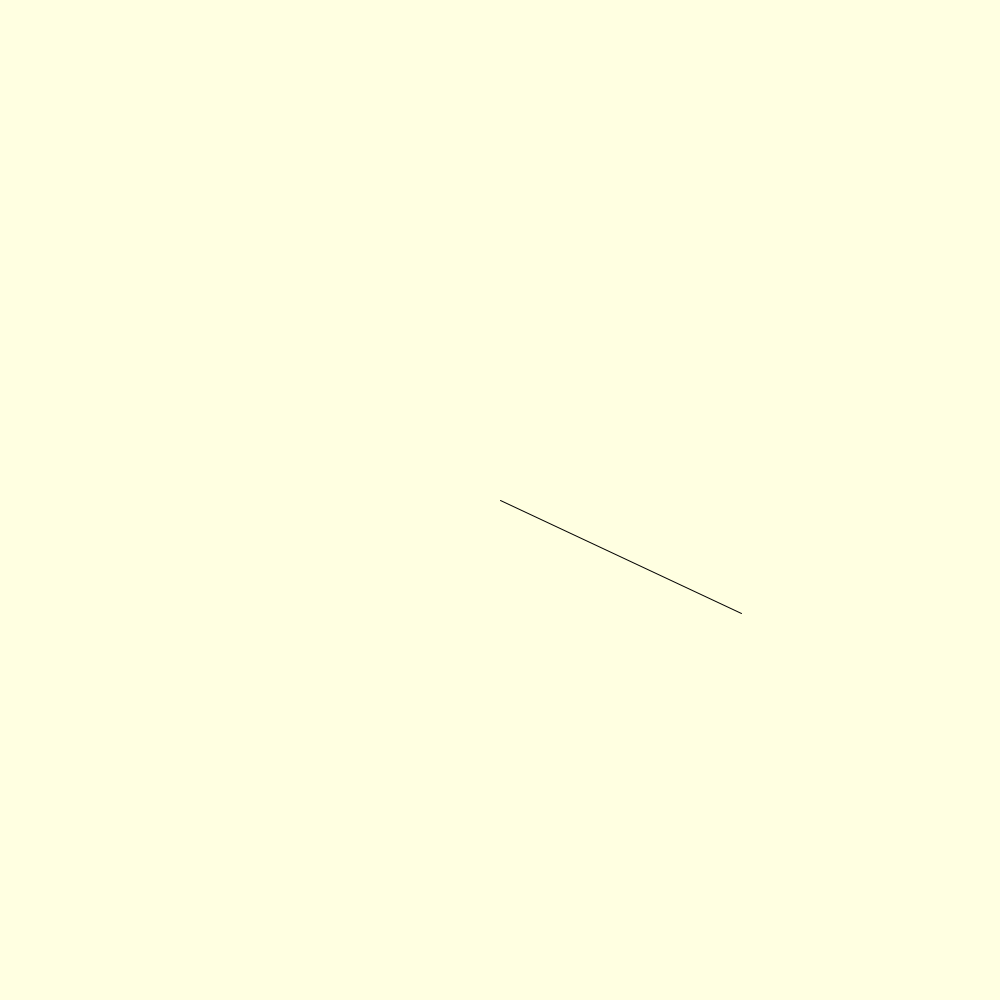
Frame 1 (no input)
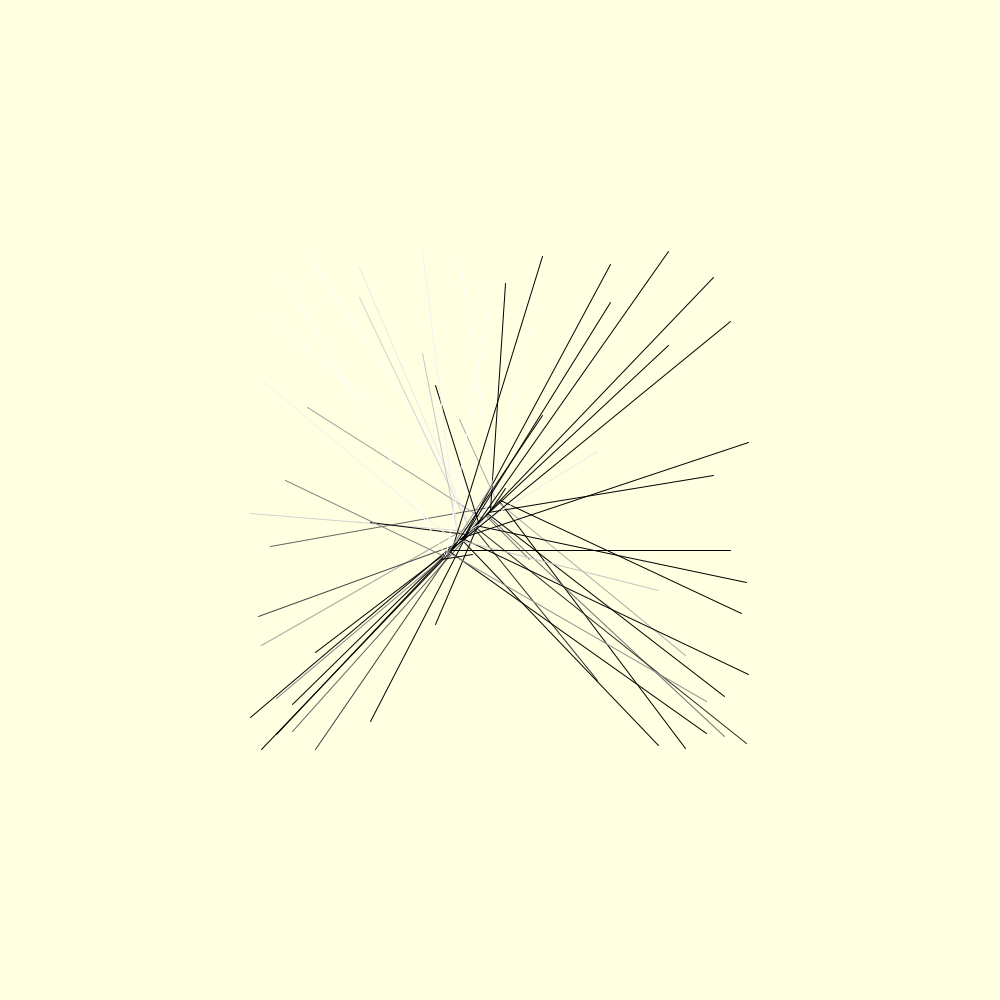
Frame 60 (the mouse pressed at the canvas centre just before this capture)
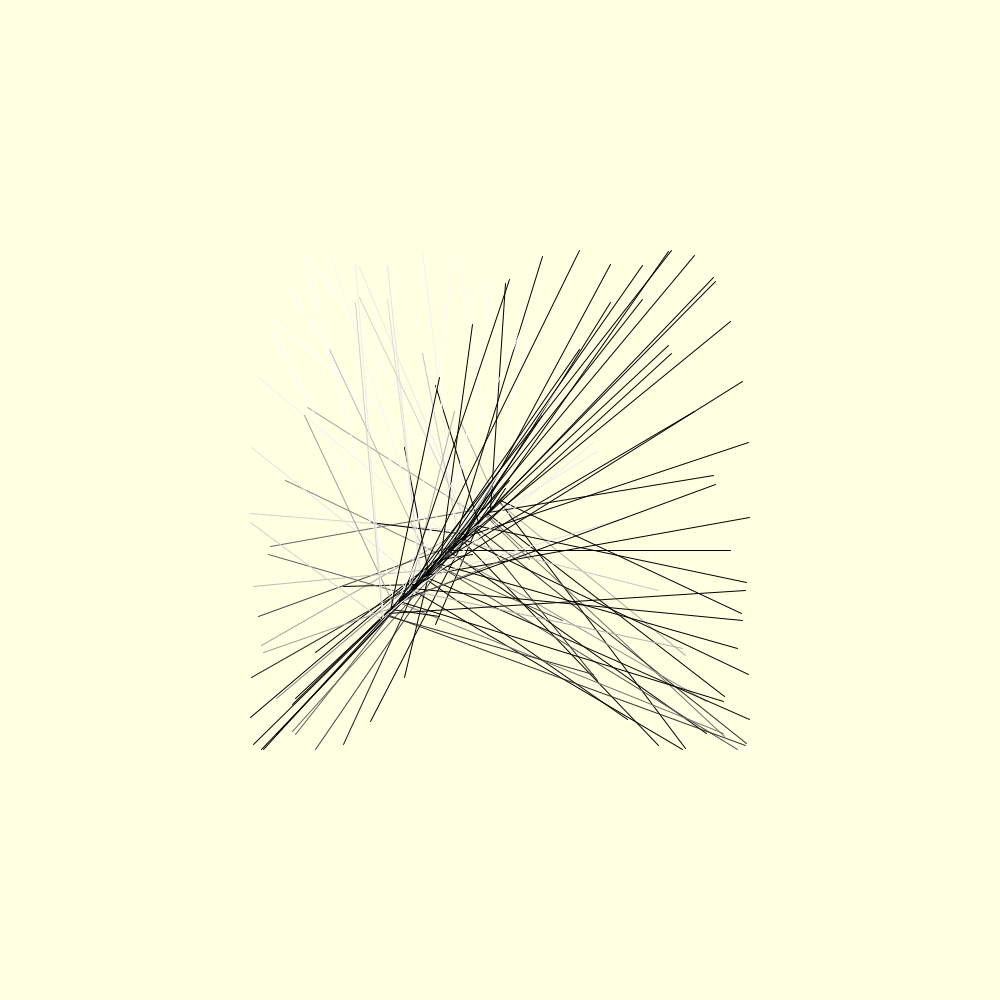
Frame 120 (the mouse held since frame 60 and released just before this capture)

The Processing sketch that drew these frames (run headless with seeded random() and noise(); from frame 60 on, the mouse is pressed at the canvas centre):

// Processing sketch: Cool_Logo__maybe_a_bit_of_burnout_
// ── Cool_Logo__maybe_a_bit_of_burnout_.pde
int x = 0;
int y = 0;
int x1 = 100;
int y1 = 100;
int o = 10000;

void setup(){
  size(1000, 1000);
    background(255, 255, 225);
frameRate(1000);
}

void draw() {
  translate(width/2,height/2);
  strokeWeight(1);
  stroke(0 + 255 * sin(x1/2),o);
  o = o - 1;
  x1 = x1 + 1;
  y1 = y1 + 1;
  line(x,y, 0 + 250 * cos(x1/2), 0 + 250 * sin(y1/1));
  x = x - 1;
  y = y + 1;
  
  if (y > height/2){
    x = 500;
    y = -500;
  }
    
  if (mousePressed) {
   save("cool logo(now its a spaceship... sue me).png"); 
  }
}
